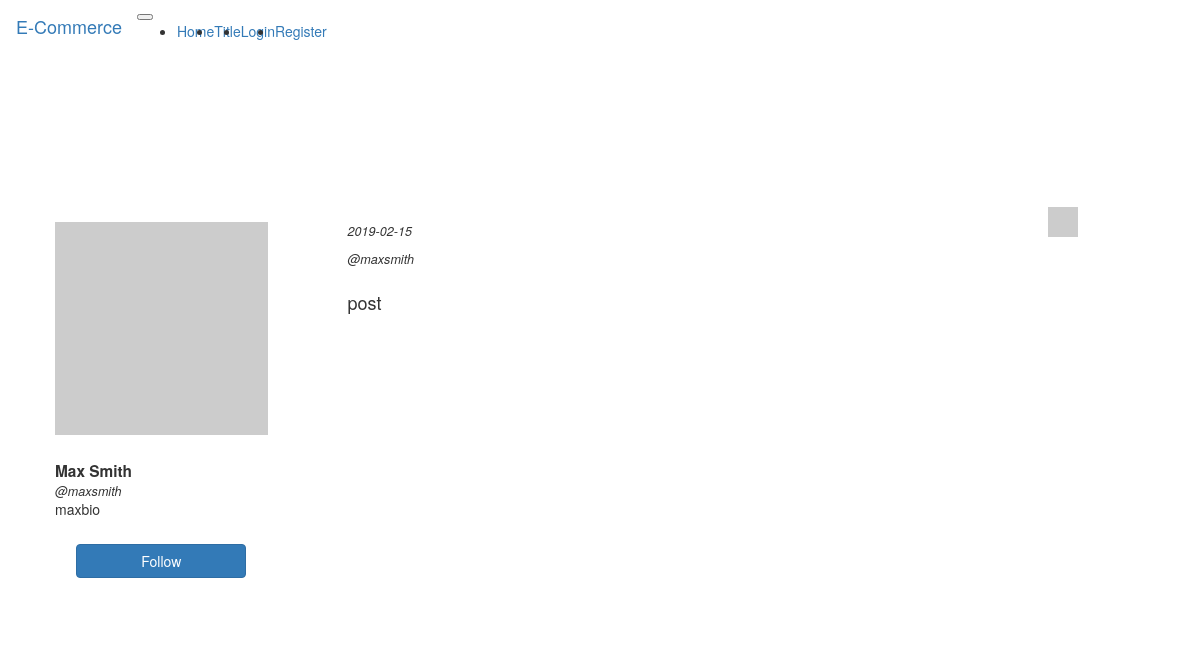
The app's page /posts/maxsmith with its own data.
### app/models.py (models this page shows, shortened)
class User(db.Model, UserMixin):
    id = db.Column(db.Integer, primary_key=True)
    first_name = db.Column(db.String(50))
    last_name = db.Column(db.String(50))
    age = db.Column(db.Integer)
    bio = db.Column(db.String(150))
    url = db.Column(db.String(150))
    username = db.Column(db.String(30), unique=True, index=True)
    email = db.Column(db.String(120), unique=True)
    password_hash = db.Column(db.String(256))
    posts = db.relationship('Post', backref=db.backref('user', lazy='joined'))

class Post(db.Model):
    post_id = db.Column(db.Integer, primary_key=True)
    user_id = db.Column(db.Integer, db.ForeignKey('user.id'))
    tweet = db.Column(db.String(140))
    date_posted = db.Column(db.DateTime, default=datetime.now().date())

### app/routes.py (the view)
@login_required
@app.route('/posts/<username>', methods=['GET', 'POST'])
def posts(username):
    form = PostForm()
    person = User.query.filter_by(username=username).first()
    if form.validate_on_submit():
        tweet = form.tweet.data
        post = Post(tweet=tweet, user_id=current_user.id)
        db.session.add(post)
        db.session.commit()
        return redirect(url_for('posts', username=username))
    return render_template('posts.html', person=person, title='Posts', form=form, username=username)

### app/templates/posts.html (shortened to what this page needs)
{% extends 'base.html' %}
{% import 'bootstrap/wtf.html' as wtf %}
{% block app_content %}
  <div class="container top-margin-lg">
    <div class="row">
      <div class="col-md-3">
        <div class="card">
          <div class="card-img-top">
            <img src="{{ person.url}}" alt="Profile Image" class="product-img">
          </div>
          <div class="card-title">{{ person.first_name}} {{ person.last_name }}</div>
          <div class="card-subtitle">@{{ person.username }}</div>
          <div class="card-text"><p>{{ person.bio }}</p></div>
          <button class="btn btn-primary">Follow</button>
        </div>
      </div>
      <div class="col-md-8 offset-md-1">
      {% for post in person.posts %}
        <div class="row top-margin-sm">
          <div class="col-md-12">
            <div class="card">
              <img src="http://placehold.it/30x30" alt="Profile Image" class="prof_pic">
              <p class="card-subtitle">{{ post.date_posted.date() }}</p>
              <p class="card-subtitle">@{{ person.username }}</p>
              <h4>{{ post.tweet }}</h4>
            </div>
        {% endfor %}
          </div>
        </div>
      </div>
    </div>
  </div>
{% endblock %}

### app/static/css/main.css (style rules this page uses)
body { overflow-x: hidden; }
.top-margin-lg { margin-top: 100px; }
.top-margin-sm { margin-top: 25px; }
.card { padding: 25px; }
.product-img { display: block; margin: 25px auto; width: 100%; }
.card-title { font-weight: bold; font-size: 110%; }
.card-subtitle { font-style: italic; font-size: 90%; }
.card > button { display: block; margin: 25px auto; width: 80%; }
.prof_pic { width: 30px; height: 30 px; margin-bottom: 10px; position: absolute; top: 10px; right: 10px; }
.card>h4 { padding-top: 15px; }

### records on screen
User: first_name "Max", last_name "Smith", username "maxsmith", bio "maxbio"
Post: date_posted "2019-02-15", tweet "post"
